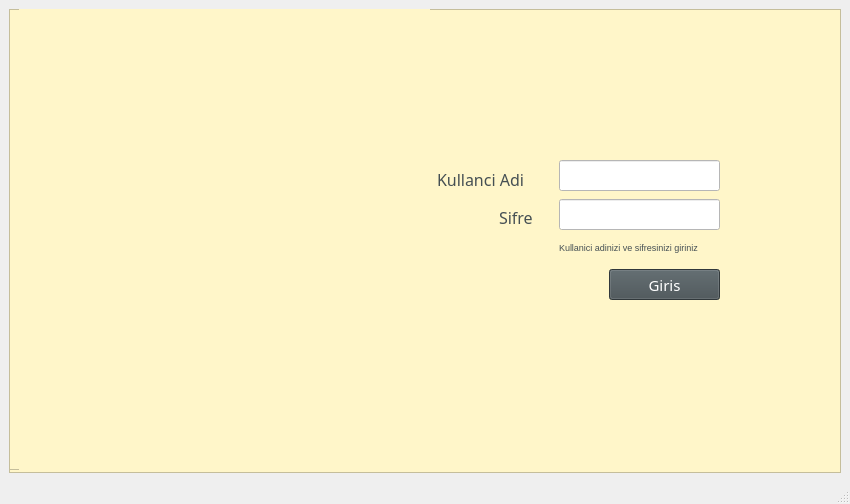
<?xml version="1.0" encoding="UTF-8"?>
<ui version="4.0">
 <class>GirisSayfasi</class>
 <widget class="QMainWindow" name="GirisSayfasi">
  <property name="geometry">
   <rect>
    <x>0</x>
    <y>0</y>
    <width>850</width>
    <height>504</height>
   </rect>
  </property>
  <property name="windowTitle">
   <string>GirisSayfasi</string>
  </property>
  <widget class="QWidget" name="centralwidget">
   <layout class="QGridLayout" name="gridLayout">
    <item row="0" column="0">
     <widget class="QFrame" name="frame">
      <property name="styleSheet">
       <string notr="true">background-color: rgb(255, 246, 201);</string>
      </property>
      <property name="frameShape">
       <enum>QFrame::StyledPanel</enum>
      </property>
      <property name="frameShadow">
       <enum>QFrame::Raised</enum>
      </property>
      <widget class="QLabel" name="labelKullanci">
       <property name="geometry">
        <rect>
         <x>428</x>
         <y>160</y>
         <width>111</width>
         <height>20</height>
        </rect>
       </property>
       <property name="font">
        <font>
         <family>Cooper Black</family>
         <pointsize>12</pointsize>
        </font>
       </property>
       <property name="styleSheet">
        <string notr="true">color: rgb(69, 79, 83);</string>
       </property>
       <property name="text">
        <string>Kullanci Adi</string>
       </property>
      </widget>
      <widget class="QLineEdit" name="lineEdit_1">
       <property name="geometry">
        <rect>
         <x>550</x>
         <y>151</y>
         <width>161</width>
         <height>31</height>
        </rect>
       </property>
       <property name="font">
        <font>
         <family>Sitka Display</family>
         <pointsize>11</pointsize>
         <bold>false</bold>
        </font>
       </property>
       <property name="styleSheet">
        <string notr="true">background-color: rgb(255, 255, 255);</string>
       </property>
      </widget>
      <widget class="QLabel" name="labelSifre">
       <property name="geometry">
        <rect>
         <x>490</x>
         <y>200</y>
         <width>49</width>
         <height>16</height>
        </rect>
       </property>
       <property name="font">
        <font>
         <family>Cooper Black</family>
         <pointsize>12</pointsize>
        </font>
       </property>
       <property name="styleSheet">
        <string notr="true">color: rgb(69, 79, 83);</string>
       </property>
       <property name="text">
        <string>Sifre</string>
       </property>
      </widget>
      <widget class="QPushButton" name="girisButton">
       <property name="geometry">
        <rect>
         <x>600</x>
         <y>260</y>
         <width>111</width>
         <height>31</height>
        </rect>
       </property>
       <property name="font">
        <font>
         <family>Cooper Black</family>
         <pointsize>11</pointsize>
        </font>
       </property>
       <property name="styleSheet">
        <string notr="true">background-color: rgb(69, 79, 83);

color: rgb(255, 255, 255);
</string>
       </property>
       <property name="text">
        <string>Giris</string>
       </property>
      </widget>
      <widget class="QLabel" name="labelBilgi">
       <property name="geometry">
        <rect>
         <x>550</x>
         <y>230</y>
         <width>141</width>
         <height>16</height>
        </rect>
       </property>
       <property name="font">
        <font>
         <pointsize>7</pointsize>
        </font>
       </property>
       <property name="styleSheet">
        <string notr="true">color: rgb(69, 79, 83);</string>
       </property>
       <property name="text">
        <string>Kullanici adinizi ve sifresinizi giriniz</string>
       </property>
      </widget>
      <widget class="QLineEdit" name="lineEdit_2">
       <property name="geometry">
        <rect>
         <x>550</x>
         <y>190</y>
         <width>161</width>
         <height>31</height>
        </rect>
       </property>
       <property name="font">
        <font>
         <family>Sitka Display</family>
         <pointsize>9</pointsize>
         <bold>false</bold>
        </font>
       </property>
       <property name="styleSheet">
        <string notr="true">background-color: rgb(255, 255, 255);</string>
       </property>
       <property name="echoMode">
        <enum>QLineEdit::Password</enum>
       </property>
      </widget>
      <widget class="QFrame" name="frame_2">
       <property name="geometry">
        <rect>
         <x>0</x>
         <y>0</y>
         <width>421</width>
         <height>461</height>
        </rect>
       </property>
       <property name="frameShape">
        <enum>QFrame::StyledPanel</enum>
       </property>
       <property name="frameShadow">
        <enum>QFrame::Raised</enum>
       </property>
       <widget class="QLabel" name="labelResim">
        <property name="geometry">
         <rect>
          <x>10</x>
          <y>0</y>
          <width>411</width>
          <height>461</height>
         </rect>
        </property>
        <property name="text">
         <string/>
        </property>
        <property name="pixmap">
         <pixmap>resimler/werherer logo.png</pixmap>
        </property>
       </widget>
      </widget>
     </widget>
    </item>
   </layout>
  </widget>
  <widget class="QStatusBar" name="statusbar"/>
 </widget>
 <resources/>
 <connections/>
</ui>
